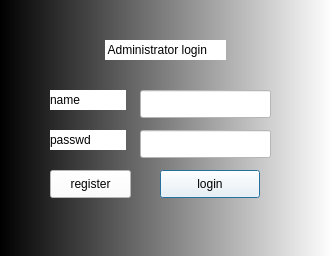
<?xml version="1.0" encoding="UTF-8"?>
<ui version="4.0">
 <class>Login</class>
 <widget class="QDialog" name="Login">
  <property name="geometry">
   <rect>
    <x>0</x>
    <y>0</y>
    <width>332</width>
    <height>256</height>
   </rect>
  </property>
  <property name="windowTitle">
   <string>Dialog</string>
  </property>
  <property name="styleSheet">
   <string notr="true">background-color: qlineargradient(spread:pad, x1:0, y1:0, x2:1, y2:0, stop:0 rgba(0, 0, 0, 255), stop:1 rgba(255, 255, 255, 255));</string>
  </property>
  <widget class="QLineEdit" name="lusrtext">
   <property name="geometry">
    <rect>
     <x>140</x>
     <y>90</y>
     <width>131</width>
     <height>28</height>
    </rect>
   </property>
   <property name="styleSheet">
    <string notr="true">background-color: rgb(255, 255, 255)</string>
   </property>
  </widget>
  <widget class="QPushButton" name="loginpb">
   <property name="geometry">
    <rect>
     <x>160</x>
     <y>170</y>
     <width>100</width>
     <height>28</height>
    </rect>
   </property>
   <property name="styleSheet">
    <string notr="true">background-color: rgb(255, 255, 255)</string>
   </property>
   <property name="text">
    <string>login</string>
   </property>
  </widget>
  <widget class="QLabel" name="lpwdlabel">
   <property name="geometry">
    <rect>
     <x>50</x>
     <y>130</y>
     <width>76</width>
     <height>20</height>
    </rect>
   </property>
   <property name="styleSheet">
    <string notr="true">background-color: rgb(255, 255, 255)</string>
   </property>
   <property name="text">
    <string>passwd</string>
   </property>
  </widget>
  <widget class="QPushButton" name="registerPB">
   <property name="geometry">
    <rect>
     <x>50</x>
     <y>170</y>
     <width>81</width>
     <height>28</height>
    </rect>
   </property>
   <property name="styleSheet">
    <string notr="true">background-color: rgb(255, 255, 255)</string>
   </property>
   <property name="text">
    <string>register</string>
   </property>
  </widget>
  <widget class="QLabel" name="loginlabel">
   <property name="geometry">
    <rect>
     <x>105</x>
     <y>40</y>
     <width>121</width>
     <height>20</height>
    </rect>
   </property>
   <property name="styleSheet">
    <string notr="true">background-color: rgb(255, 255, 255)</string>
   </property>
   <property name="text">
    <string> Administrator login</string>
   </property>
  </widget>
  <widget class="QLabel" name="lusrlabel">
   <property name="geometry">
    <rect>
     <x>50</x>
     <y>90</y>
     <width>76</width>
     <height>20</height>
    </rect>
   </property>
   <property name="styleSheet">
    <string notr="true">background-color: rgb(255, 255, 255)</string>
   </property>
   <property name="text">
    <string>name</string>
   </property>
  </widget>
  <widget class="QLineEdit" name="lpwdtext">
   <property name="geometry">
    <rect>
     <x>140</x>
     <y>130</y>
     <width>131</width>
     <height>28</height>
    </rect>
   </property>
   <property name="styleSheet">
    <string notr="true">background-color: rgb(255, 255, 255)</string>
   </property>
   <property name="echoMode">
    <enum>QLineEdit::Password</enum>
   </property>
  </widget>
 </widget>
 <resources/>
 <connections/>
</ui>
